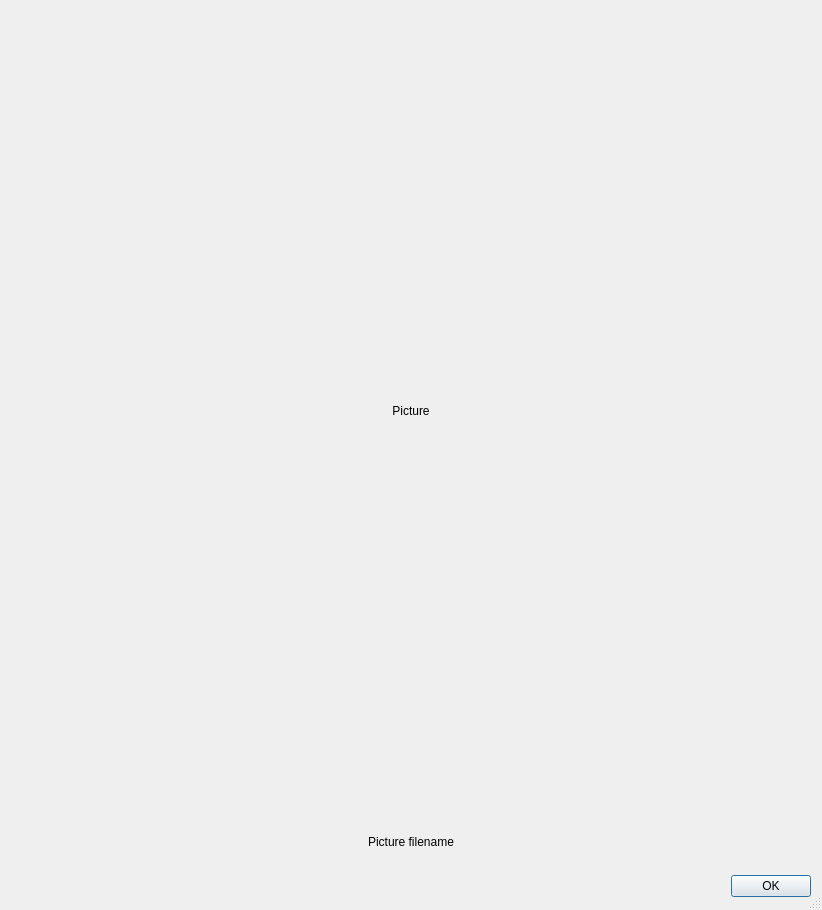
<?xml version="1.0" encoding="UTF-8"?>
<ui version="4.0">
 <class>EmbeddedPicDlg</class>
 <widget class="QDialog" name="EmbeddedPicDlg">
  <property name="windowModality">
   <enum>Qt::WindowModal</enum>
  </property>
  <property name="geometry">
   <rect>
    <x>0</x>
    <y>0</y>
    <width>820</width>
    <height>910</height>
   </rect>
  </property>
  <property name="minimumSize">
   <size>
    <width>0</width>
    <height>0</height>
   </size>
  </property>
  <property name="maximumSize">
   <size>
    <width>820</width>
    <height>910</height>
   </size>
  </property>
  <property name="windowTitle">
   <string>picCoder Embedded Image</string>
  </property>
  <property name="sizeGripEnabled">
   <bool>true</bool>
  </property>
  <property name="modal">
   <bool>false</bool>
  </property>
  <layout class="QGridLayout" name="gridLayout">
   <item row="0" column="0">
    <layout class="QVBoxLayout" name="verticalLayout">
     <property name="sizeConstraint">
      <enum>QLayout::SetDefaultConstraint</enum>
     </property>
     <item>
      <widget class="QLabel" name="pictureLbl">
       <property name="minimumSize">
        <size>
         <width>800</width>
         <height>800</height>
        </size>
       </property>
       <property name="maximumSize">
        <size>
         <width>800</width>
         <height>800</height>
        </size>
       </property>
       <property name="text">
        <string>Picture</string>
       </property>
       <property name="alignment">
        <set>Qt::AlignCenter</set>
       </property>
      </widget>
     </item>
     <item>
      <widget class="QLabel" name="pictureNameLbl">
       <property name="minimumSize">
        <size>
         <width>800</width>
         <height>50</height>
        </size>
       </property>
       <property name="maximumSize">
        <size>
         <width>800</width>
         <height>50</height>
        </size>
       </property>
       <property name="text">
        <string>Picture filename</string>
       </property>
       <property name="alignment">
        <set>Qt::AlignCenter</set>
       </property>
      </widget>
     </item>
    </layout>
   </item>
   <item row="1" column="0">
    <widget class="QDialogButtonBox" name="buttonBox">
     <property name="sizePolicy">
      <sizepolicy hsizetype="Expanding" vsizetype="Expanding">
       <horstretch>0</horstretch>
       <verstretch>0</verstretch>
      </sizepolicy>
     </property>
     <property name="orientation">
      <enum>Qt::Horizontal</enum>
     </property>
     <property name="standardButtons">
      <set>QDialogButtonBox::Ok</set>
     </property>
    </widget>
   </item>
  </layout>
 </widget>
 <resources/>
 <connections>
  <connection>
   <sender>buttonBox</sender>
   <signal>accepted()</signal>
   <receiver>EmbeddedPicDlg</receiver>
   <slot>accept()</slot>
   <hints>
    <hint type="sourcelabel">
     <x>248</x>
     <y>254</y>
    </hint>
    <hint type="destinationlabel">
     <x>157</x>
     <y>274</y>
    </hint>
   </hints>
  </connection>
 </connections>
</ui>
